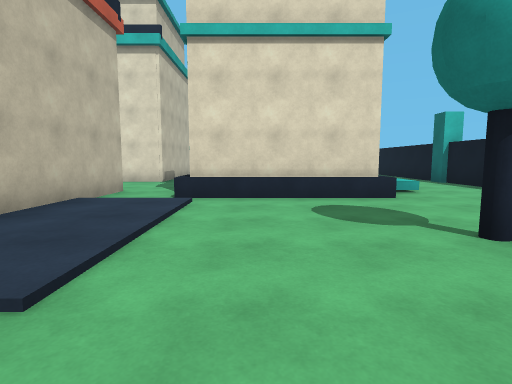
View 1 (above)

24 first-person views from a walk through a scene from a Unity 3-D project. The camera is 1.3 m above the floor, tilts 6° down and sees 80° across. The floor is counted in squares, 2 m on a side. Each view is taken from the middle of a square. On the plan, view 1 faces up. The plan holds only what a view shows up to about 10 squares ahead; the rest is blank. The place goes on beyond the plan. Surface patterns are stand-ins for the level's own textures.

View 2
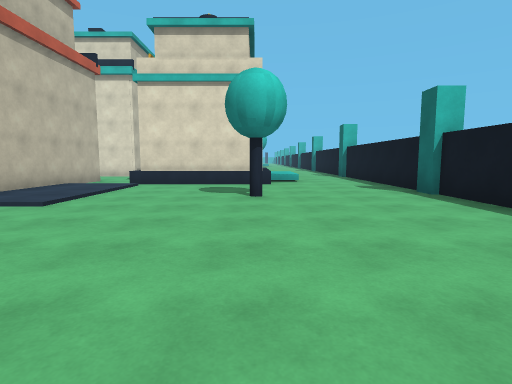

View 3
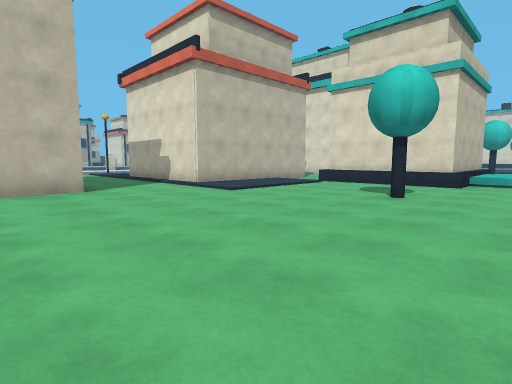

View 4
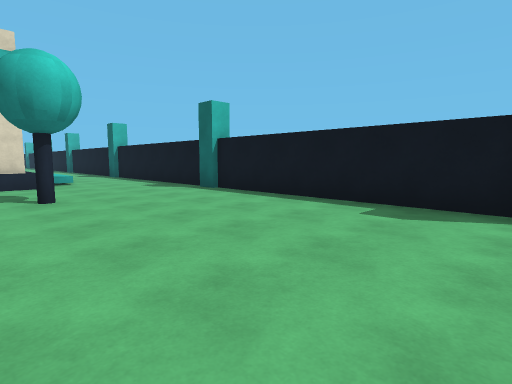

View 5
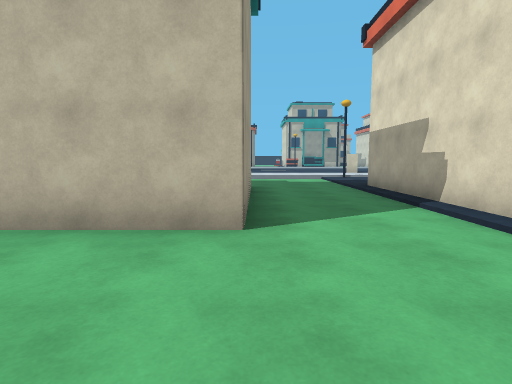

View 6
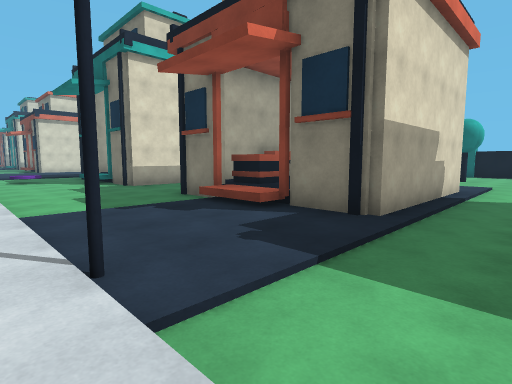

View 7
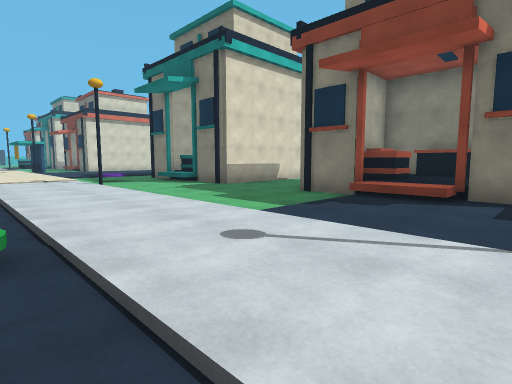

View 8
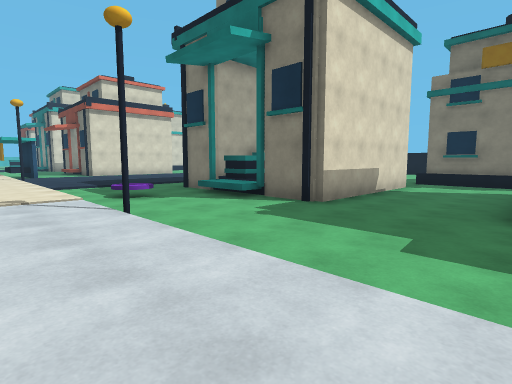

View 9
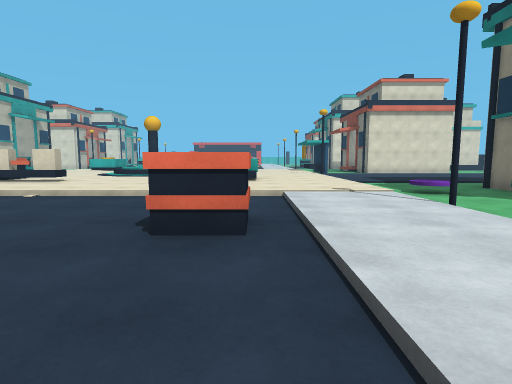

View 10
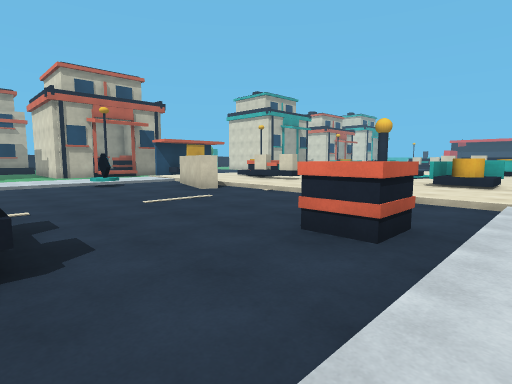

View 11
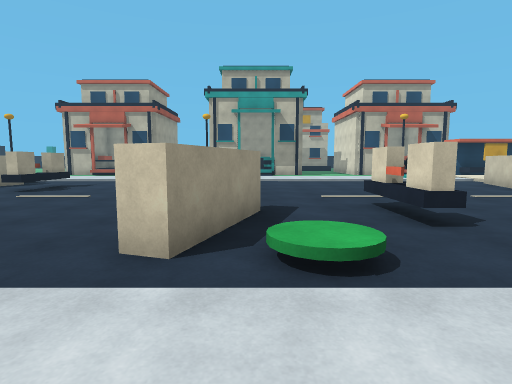

View 12
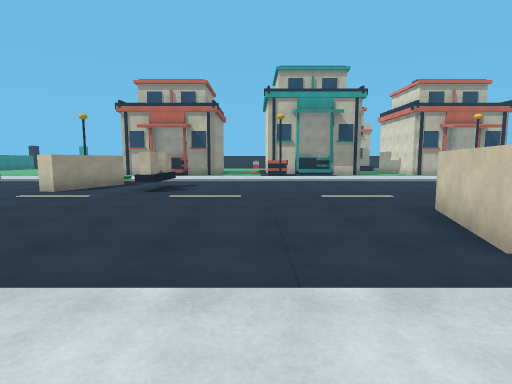

View 13
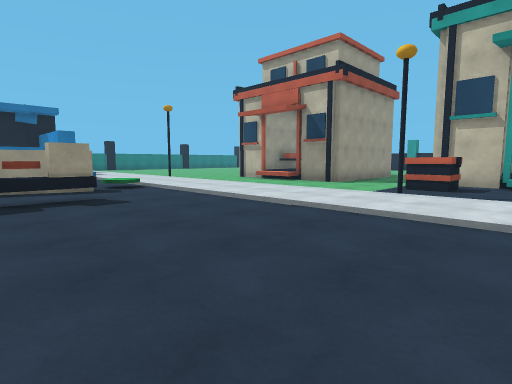

View 14
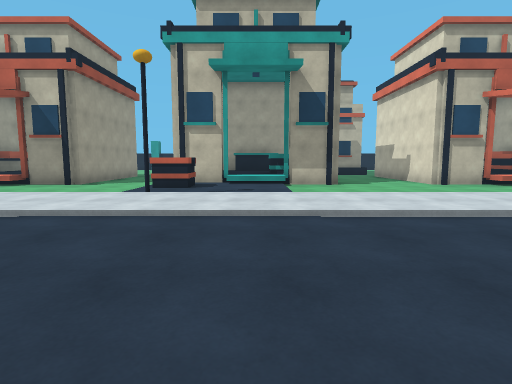

View 15
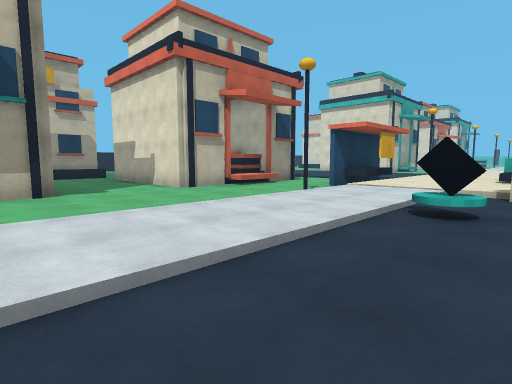

View 16
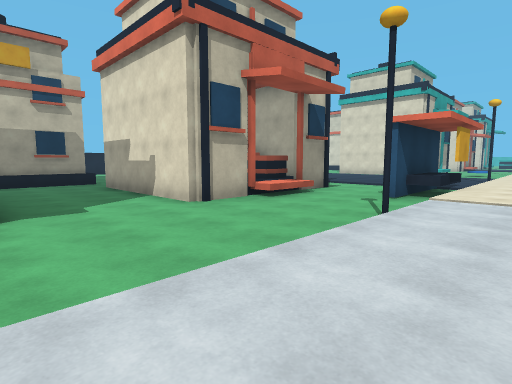

View 17
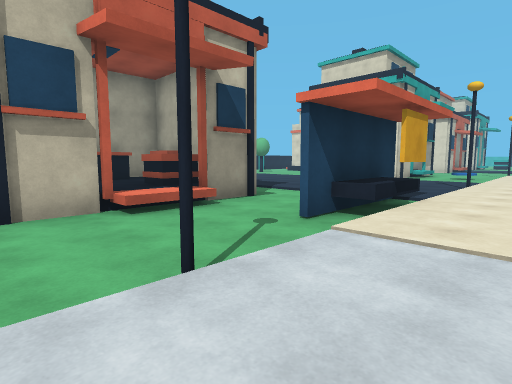

View 18
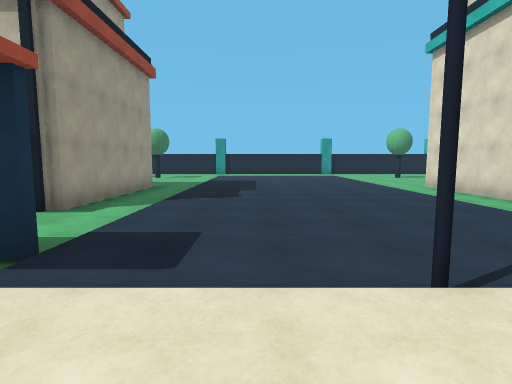

View 19
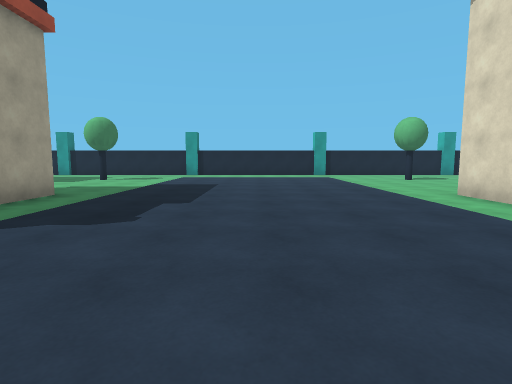

View 20
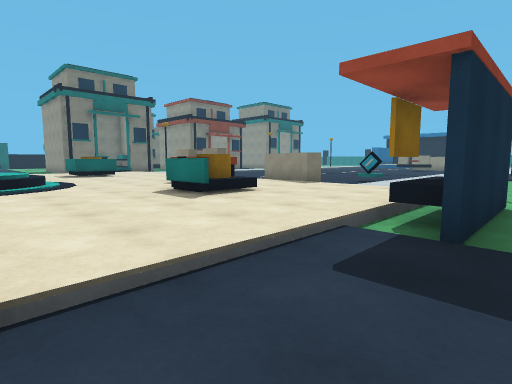

View 21
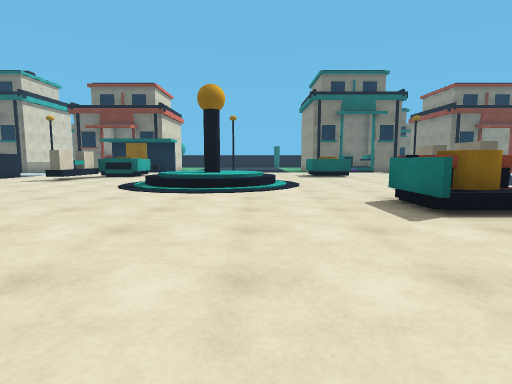

View 22
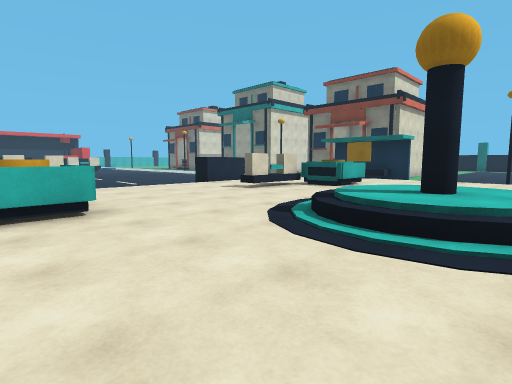

View 23
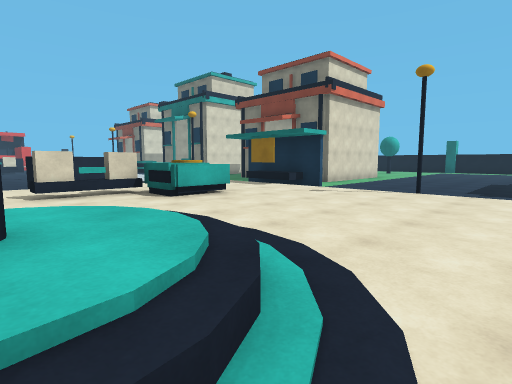

View 24
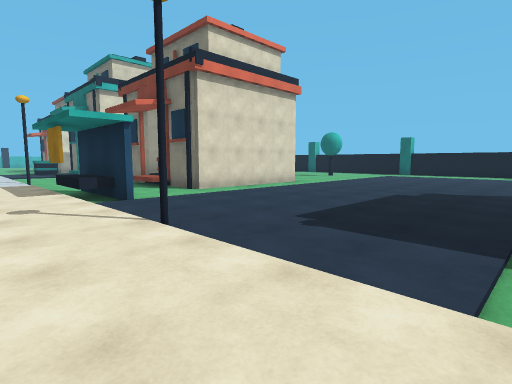

### Floor plan
Key: @ floor where view 1 was taken; # wall or solid block; . main floor; : floor 0.25 m higher than the main floor; + floor 0.5 m higher than the main floor; * floor 0.75 m higher than the main floor; / step, stairs or slope; = window, fence, low wall or low ledge; ^ raised ledge; O other object.
Columns run from 35 left of view 1 to 6 right of it. Each row starts with its distance up from view 1.
 22 ....####       #:::OO# ::#..###
 21 .......... .: #O::::OO#::=......
 20 ............: :::::::::::........
 19 ............:::::///:::::.........
 18 ...........#:::::*O/:::::#.........
 17 ............:::::///:::::...........
 16 ............:::::::::::::...........
 15 ...........=::#OO::::O#::.....
 14 ....#####..#::/#OO:::#/::...##
 13 ....#^ O#..^:::::::::::::...#O
 12 ..   ^^O^...:::::::::::::...^O
 11       ^^^...::.##......::...^
 10         #..#::.........::#..#   #        #
  9   #.#####...::O...:..OO::...#####.#  #  .#
  8   #.........::.........::.........#  #+..#
  7   #.........::.........::.........#  #+..#
  6         #...::....:OO..::...#####.#=##/..#
  5        O#...::......../::...#O++#........#
  4        ++...::......##/::...+++^#........#
  3         #...::....:..#/::...#+  #....O...#
  2         #OO.::.........::#..#####........#
  1         ....::.........::................#
  0        .... ::....:....::..........@.....#
 -1        ##.. ::..OO.....  ... ####........#
 -2         #.. ::........          #........#
 -3         ^.. ::/###:..           #........#

Where each view was taken, in squares from view 1:
view 1: 0 up, 0 right, facing up
view 2: 3 down, 2 right, facing up
view 3: 3 down, 4 right, facing up-left
view 4: 3 down, 1 right, facing up-right
view 5: 1 down, 0 right, facing left
view 6: 0 up, 11 left, facing up-right
view 7: 2 up, 13 left, facing up-right
view 8: 6 up, 12 left, facing up-right
view 9: 6 up, 13 left, facing up
view 10: 6 up, 12 left, facing up-left
view 11: 4 up, 11 left, facing left
view 12: 1 up, 11 left, facing left
view 13: 4 up, 18 left, facing down-left
view 14: 4 up, 18 left, facing left
view 15: 5 up, 20 left, facing up-left
view 16: 6 up, 22 left, facing up-left
view 17: 9 up, 22 left, facing up-left
view 18: 17 up, 22 left, facing left
view 19: 18 up, 25 left, facing left
view 20: 18 up, 25 left, facing down-right
view 21: 17 up, 24 left, facing right
view 22: 17 up, 21 left, facing up-right
view 23: 16 up, 17 left, facing up-right
view 24: 15 up, 12 left, facing up-right
